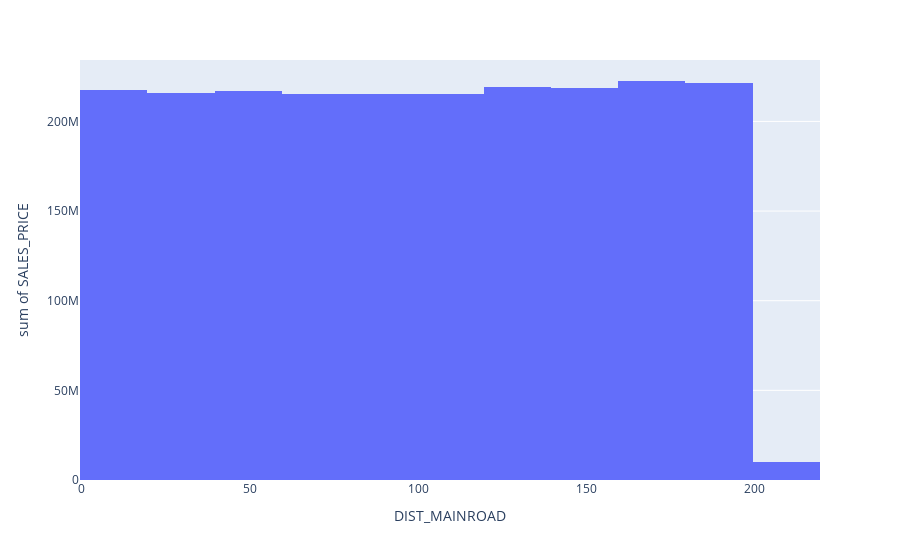

This figure's notebook cell:
### Markdown cell above
From the above plot it is evident that there is no linear relationship between the YEAR OF SALES and Target.

### Code cell
temp =pd.DataFrame(data.groupby('DIST_MAINROAD')['SALES_PRICE'].mean())
temp['DIST_MAINROAD'] = temp.index
temp = temp.sort_values(by='SALES_PRICE',ignore_index=True)

#Ploting
px.histogram(temp,y='SALES_PRICE',x='DIST_MAINROAD',nbins=20)

### Figure 1 — Plotly figure (JSON) as saved in the notebook; plotly's stock layout.template omitted (floating-point values rounded to 4 significant figures; data arrays with more than 128 entries replaced by an {"elided": "..."} marker saying what was removed)
{"data": [{"alignmentgroup": "True", "bingroup": "x", "histfunc": "sum", "hovertemplate": "DIST_MAINROAD=%{x}<br>sum of SALES_PRICE=%{y}<extra></extra>", "legendgroup": "", "marker": {"color": "#636efa", "pattern": {"shape": ""}}, "name": "", "nbinsx": 20, "offsetgroup": "", "orientation": "v", "showlegend": false, "type": "histogram", "x": {"elided": "201 int values"}, "xaxis": "x", "y": {"elided": "201 float values"}, "yaxis": "y"}], "layout": {"barmode": "relative", "legend": {"tracegroupgap": 0}, "margin": {"t": 60}, "xaxis": {"anchor": "y", "domain": [0, 1], "title": {"text": "DIST_MAINROAD"}}, "yaxis": {"anchor": "x", "domain": [0, 1], "title": {"text": "sum of SALES_PRICE"}}}}
